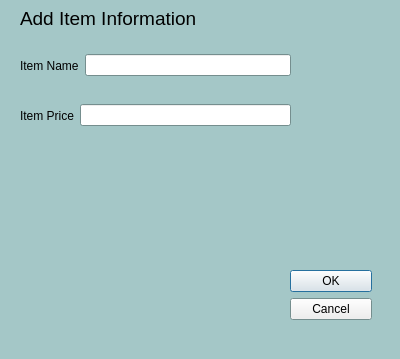
<?xml version="1.0" encoding="UTF-8"?>
<ui version="4.0">
 <class>AddItemDialog</class>
 <widget class="QDialog" name="AddItemDialog">
  <property name="geometry">
   <rect>
    <x>0</x>
    <y>0</y>
    <width>400</width>
    <height>359</height>
   </rect>
  </property>
  <property name="palette">
   <palette>
    <active>
     <colorrole role="Base">
      <brush brushstyle="SolidPattern">
       <color alpha="255">
        <red>255</red>
        <green>255</green>
        <blue>255</blue>
       </color>
      </brush>
     </colorrole>
     <colorrole role="Window">
      <brush brushstyle="SolidPattern">
       <color alpha="255">
        <red>164</red>
        <green>199</green>
        <blue>199</blue>
       </color>
      </brush>
     </colorrole>
    </active>
    <inactive>
     <colorrole role="Base">
      <brush brushstyle="SolidPattern">
       <color alpha="255">
        <red>255</red>
        <green>255</green>
        <blue>255</blue>
       </color>
      </brush>
     </colorrole>
     <colorrole role="Window">
      <brush brushstyle="SolidPattern">
       <color alpha="255">
        <red>164</red>
        <green>199</green>
        <blue>199</blue>
       </color>
      </brush>
     </colorrole>
    </inactive>
    <disabled>
     <colorrole role="Base">
      <brush brushstyle="SolidPattern">
       <color alpha="255">
        <red>164</red>
        <green>199</green>
        <blue>199</blue>
       </color>
      </brush>
     </colorrole>
     <colorrole role="Window">
      <brush brushstyle="SolidPattern">
       <color alpha="255">
        <red>164</red>
        <green>199</green>
        <blue>199</blue>
       </color>
      </brush>
     </colorrole>
    </disabled>
   </palette>
  </property>
  <property name="windowTitle">
   <string>Dialog</string>
  </property>
  <widget class="QLabel" name="label_title">
   <property name="geometry">
    <rect>
     <x>20</x>
     <y>10</y>
     <width>261</width>
     <height>16</height>
    </rect>
   </property>
   <property name="font">
    <font>
     <pointsize>14</pointsize>
    </font>
   </property>
   <property name="text">
    <string>Add Item Information</string>
   </property>
  </widget>
  <widget class="QWidget" name="horizontalLayoutWidget">
   <property name="geometry">
    <rect>
     <x>20</x>
     <y>50</y>
     <width>271</width>
     <height>31</height>
    </rect>
   </property>
   <layout class="QHBoxLayout" name="horizontalLayout">
    <item>
     <widget class="QLabel" name="label_itemName">
      <property name="text">
       <string>Item Name</string>
      </property>
     </widget>
    </item>
    <item>
     <widget class="QLineEdit" name="lineEdit_itemName"/>
    </item>
   </layout>
  </widget>
  <widget class="QWidget" name="horizontalLayoutWidget_2">
   <property name="geometry">
    <rect>
     <x>20</x>
     <y>100</y>
     <width>271</width>
     <height>31</height>
    </rect>
   </property>
   <layout class="QHBoxLayout" name="horizontalLayout_2">
    <item>
     <widget class="QLabel" name="label_itemPrice">
      <property name="text">
       <string>Item Price</string>
      </property>
     </widget>
    </item>
    <item>
     <widget class="QLineEdit" name="lineEdit_teamName_3"/>
    </item>
   </layout>
  </widget>
  <widget class="QWidget" name="verticalLayoutWidget">
   <property name="geometry">
    <rect>
     <x>290</x>
     <y>270</y>
     <width>82</width>
     <height>51</height>
    </rect>
   </property>
   <layout class="QVBoxLayout" name="verticalLayout">
    <item>
     <widget class="QPushButton" name="btn_OK">
      <property name="text">
       <string>OK</string>
      </property>
     </widget>
    </item>
    <item>
     <widget class="QPushButton" name="btn_cancel">
      <property name="text">
       <string>Cancel</string>
      </property>
     </widget>
    </item>
   </layout>
  </widget>
 </widget>
 <resources/>
 <connections/>
</ui>
